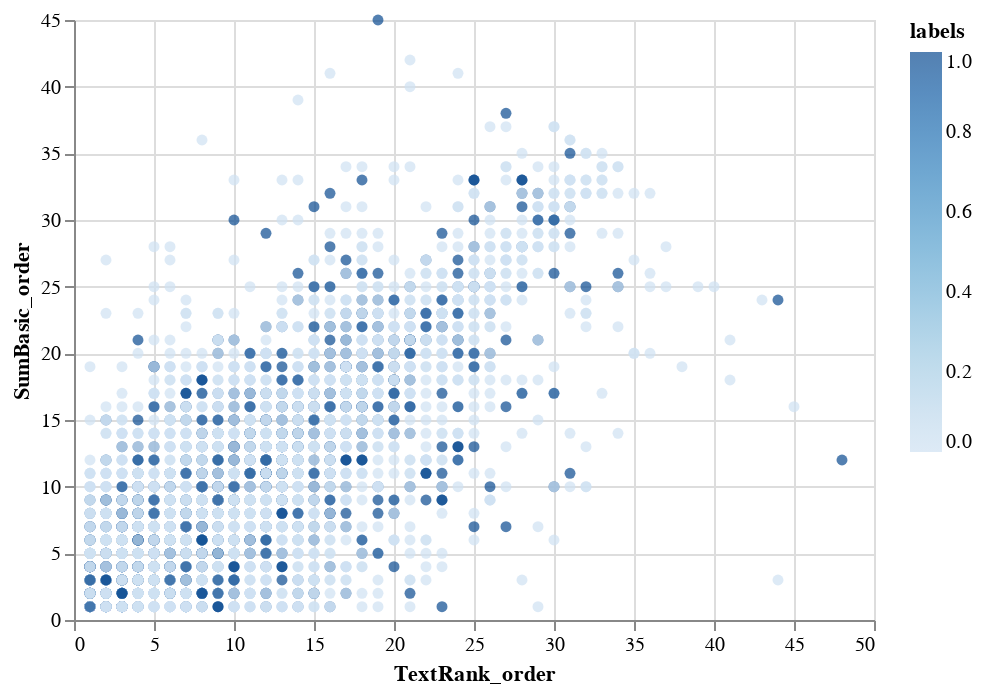

Notebook code for this chart:
### Code cell
import altair as alt
sample = flat_train.sample(5000)
alt.Chart(sample).mark_circle().encode(
    x='TextRank_order',
    y='SumBasic_order',
    color='labels'
)

### Figure 1 — Vega-Lite specification as saved in the notebook (floating-point values rounded to 4 significant figures; data arrays with more than 128 entries replaced by an {"elided": "..."} marker saying what was removed)
{"config": {"view": {"continuousWidth": 400, "continuousHeight": 300}}, "data": {"name": "data-52a75bddeb5298990cc050373d44cacd"}, "mark": "circle", "encoding": {"color": {"type": "quantitative", "field": "labels"}, "x": {"type": "quantitative", "field": "TextRank_order"}, "y": {"type": "quantitative", "field": "SumBasic_order"}}, "$schema": "https://vega.github.io/schema/vega-lite/v4.8.1.json", "datasets": {"data-52a75bddeb5298990cc050373d44cacd": {"elided": "5000 records"}}}
